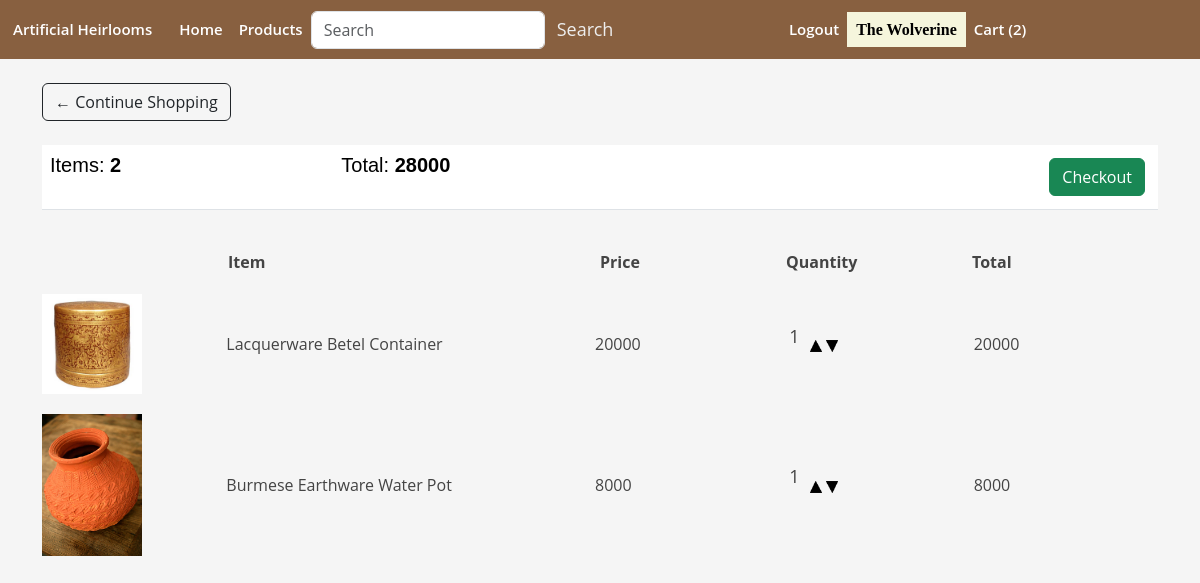
Before: /cart/ (signed in) with the older database file.
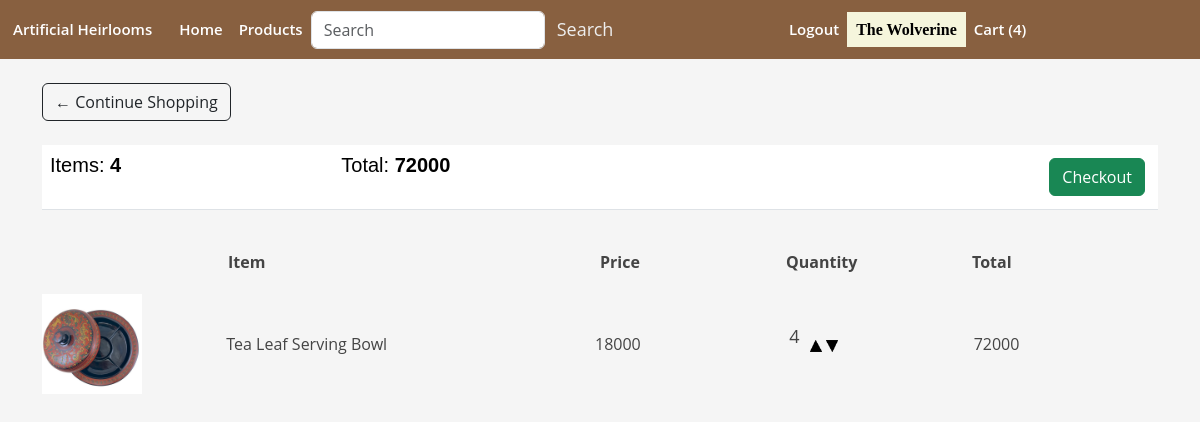
After: the same page with the newer database file.
### shop/models.py (models this page shows, shortened)
class Order(models.Model):
    customer = models.ForeignKey(Customer, on_delete=models.SET_NULL, null=True, blank=True)
    date_ordered = models.DateTimeField(auto_now_add=True)
    complete = models.BooleanField(default=False, null=True, blank=True)
    transaction_id = models.CharField(max_length=200, null=True)
    @property
    def get_cart_total(self):
        orderitems = self.orderitem_set.all()
        total = sum([item.get_total for item in orderitems])
        return total
    @property
    def get_cart_items(self):
        orderitems = self.orderitem_set.all()
        total = sum([item.quantity for item in orderitems])
        return total

class OrderItem(models.Model):
    product = models.ForeignKey(Product, on_delete=models.SET_NULL, null=True, blank=True)
    order = models.ForeignKey(Order, on_delete=models.SET_NULL, null=True, blank=True)
    quantity = models.IntegerField(default=0, null=True, blank=True)
    date_added = models.DateTimeField(auto_now_add=True)
    @property
    def get_total(self):
        total = self.product.price * self.quantity
        return total

class Product(models.Model):
    name = models.CharField(max_length=200, null=False)
    image = models.ImageField(upload_to='item_images/', null=True, blank=True)
    description = models.TextField(blank=True)
    price = models.DecimalField(max_digits=10, decimal_places=0)
    stock = models.PositiveIntegerField(default=0)
    @property
    def imageURL(self):
        try:
            url = self.image.url
        except:
            url = ''
        return url

### shop/views.py (the view)
# urls.py: path('cart/', views.cart, name = 'cart'),
def cart(request):
    if request.user.is_authenticated:
        customer = request.user.customer
        order, created = Order.objects.get_or_create(customer=customer, complete=False)
        items = order.orderitem_set.all()
    else:
        items = []
        order = {'get_cart_total': 0, }
    context = {
        'items': items,
        'order': order,
    }
    return render(request, 'cart.html', context)

### shop/templates/cart.html (shortened to what this page needs)
{% extends 'master.html' %}
{% load static %}
{% block content %}
	<div class="row">
		<div class="col-lg-12">
			<div class="box-element">
        		<a  class="btn btn-outline-dark" href="{% url 'products' %}">&#x2190; Continue Shopping</a>
				<br>
				<br>
				<table class="table">
					<tr>
						<th><h5>Items:<strong> {{ order.get_cart_items }} </strong></h5></th>
						<th><h5>Total:<strong> {{ order.get_cart_total }} </strong></h5></th>
						<th>
							<a  style="float:right; margin:5px;" class="btn btn-success" href="{% url 'checkout' %}">Checkout</a>
						</th>
					</tr>
				</table>
			</div>
			<br>
			<div class="box-element">
				<div class="cart-row">
				<div style="flex:2"><strong>Item</strong></div>
				<div style="flex:1"><strong>Price</strong></div>
				<div style="flex:1"><strong>Quantity</strong></div>
				<div style="flex:1"><strong>Total</strong></div>
				</div>
				{% for item in items %}
				<div class="cart-row">
					<div style="flex:1"><img class="row-image" src="{{ item.product.imageURL }}"></div>
					<div style="flex:2">{{ item.product.name }}</div>
					<div style="flex:1">{{ item.product.price }}</div>
					<div style="flex:1" class="quantity-container">
						<p class="quantity">{{ item.quantity }}</p>
						<div class="quantity-controls">
							<img data-product={{item.product.id}} data-action="add" class="chg-quantity update-cart" src="{% static  'images/arrow_up_btn.png' %}">
							<img data-product={{item.product.id}} data-action="remove" class="chg-quantity update-cart" src="{% static  'images/arrow_down_btn.png' %}">
						</div>
					</div>
					<div style="flex:1">{{ item.get_total }}</div>
				</div>
				{% endfor %}
			</div>
		</div>
	</div>
{% endblock content %}

### shop/templates/master.html (shortened to what this page needs)
<!DOCTYPE html>
{% load static %}
<html>
<head>
    {% load bootstrap5 %}
    {% bootstrap_css %}
    <link rel="stylesheet" type = 'text/css'  href="{% static 'css/custom.css' %}">
</head>
<body>
    <nav class="navbar navbar-expand-lg">
        <a class="navbar-brand" href="/">Artificial Heirlooms</a>
        <div class="collapse navbar-collapse" id="navbarSupportedContent">
          <ul class="navbar-nav mr-auto">
            <li class="nav-item active">
              <a class="nav-link" href="/">Home</span></a>
            </li>
            <li class="nav-item">
              <a class="nav-link" href="/products/">Products</a>
            </li>
          </ul>
          <form class="form-inline my-2 my-lg-0" style="display: flex; align-items: center;" action="{% url 'search_products' %}" method="GET">
            <input class="form-control mr-sm-2" type="search" placeholder="Search" aria-label="Search" name="q" value="{{ query }}">
            <button class="btn btn-outline-success" type="submit">Search</button>
        </form>
        </div>
        <div class="collapse navbar-collapse" id="navbarNav">
          <ul class="navbar-nav ml-auto">
            {% if user.is_authenticated %}
            <li class="nav-item">
              <a class="nav-link" href="{% url 'logout' %}">Logout</a>
            </li>
            <li class="nav-item">
              <span class="mr-2 navbar-username"> The {{ user.username }} </span>
            </li>
              <a class="nav-link" href="/cart/">Cart ({{ order.get_cart_items }})</a>
            {% endif %}
          </ul>
      </div>
    </nav>
<div class="container">
    <br>
    {% block content %}{% endblock %}
</div>
</body>
</html>

Changed rows visible on the page:
removed OrderItem: product.imageURL (picture), product.name "Lacquerware Betel Container", product.price "20000", quantity "1", get_total "20000"
removed OrderItem: product.imageURL (picture), product.name "Burmese Earthware Water Pot", product.price "8000", quantity "1", get_total "8000"
computed for Order: get_cart_items "2" → "4"; get_cart_total "28000" → "72000"
added OrderItem: product.imageURL (picture), product.name "Tea Leaf Serving Bowl", product.price "18000", quantity "4", get_total "72000"
